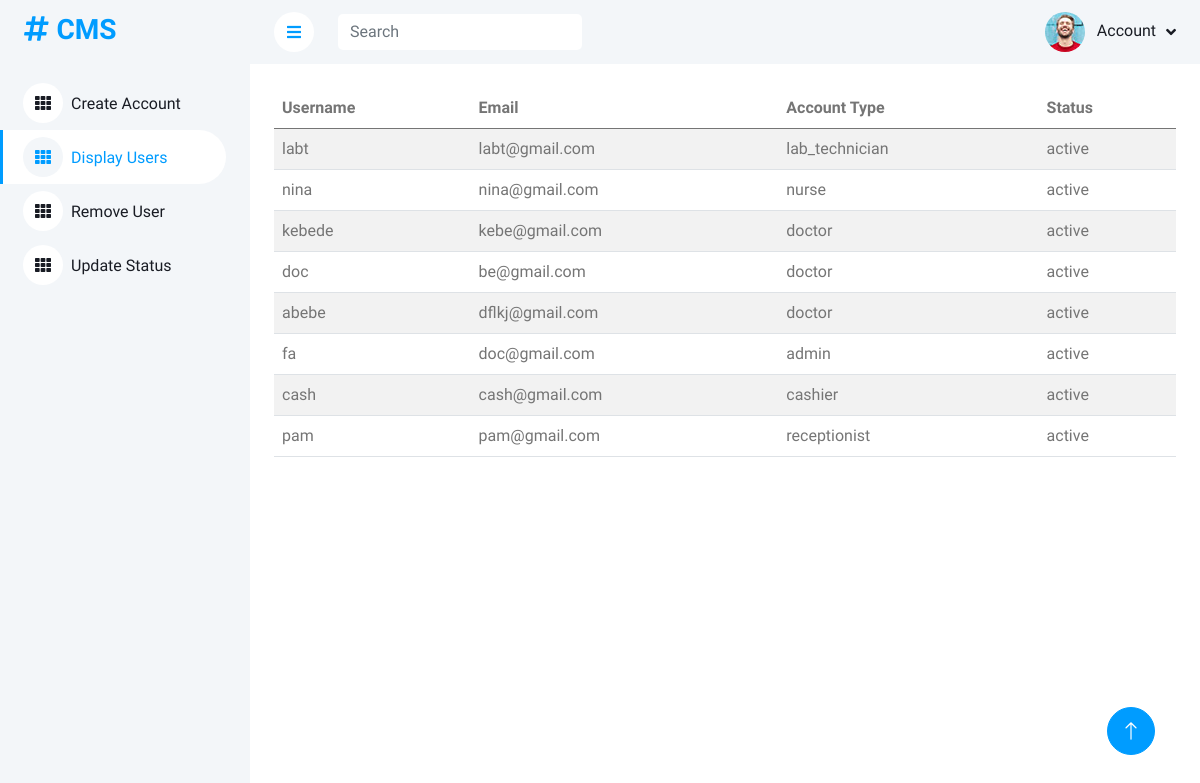
Screenshot of /display.php with the database file from the repository.
### tables this page shows
CREATE TABLE IF NOT EXISTS `users` (
  `user_id` int(11) NOT NULL AUTO_INCREMENT,
  `username` varchar(50) NOT NULL,
  `password` varchar(255) NOT NULL,
  `email` varchar(100) NOT NULL,
  `account_type` varchar(100) NOT NULL,
  `status` varchar(100) NOT NULL,
  PRIMARY KEY (`user_id`)
);

### display.php (the view, shortened to what this page needs)
<!DOCTYPE html>
<html lang="en">
<head>
    <link href="https://cdnjs.cloudflare.com/ajax/libs/font-awesome/5.10.0/css/all.min.css" rel="stylesheet">
    <link href="https://cdn.jsdelivr.net/npm/bootstrap-icons@1.4.1/font/bootstrap-icons.css" rel="stylesheet">
    <link href="lib/owlcarousel/assets/owl.carousel.min.css" rel="stylesheet">
    <link href="lib/tempusdominus/css/tempusdominus-bootstrap-4.min.css" rel="stylesheet" />
    <link href="css/bootstrap.min.css" rel="stylesheet">
    <link href="css/style.css" rel="stylesheet">
</head>
<body>
    <div class="container-fluid position-relative bg-white d-flex p-0">
        <div class="sidebar pe-4 pb-3">
            <nav class="navbar bg-light navbar-light">
                <a href="Create.php" class="navbar-brand mx-4 mb-3">
                    <h3 class="text-primary"><i class="fa fa-hashtag me-2"></i>CMS</h3>
                </a>
                <div class="navbar-nav w-100">
                    <a href="Create.php" class="nav-item nav-link"><i class="fa fa-th me-2"></i>Create Account</a>
                    <a href="display.php" class="nav-item nav-link active"><i class="fa fa-th me-2"></i>Display Users</a>
                    <a href="remove.php" class="nav-item nav-link"><i class="fa fa-th me-2"></i>Remove User</a>
                    <a href="status.php" class="nav-item nav-link"><i class="fa fa-th me-2"></i>Update Status</a>
                </div>
            </nav>
        </div>
        <div class="content">
            <nav class="navbar navbar-expand bg-light navbar-light sticky-top px-4 py-0">
                <a href="#" class="sidebar-toggler flex-shrink-0">
                    <i class="fa fa-bars"></i>
                </a>
                <form class="d-none d-md-flex ms-4">
                    <input class="form-control border-0" type="search" placeholder="Search">
                </form>
                <div class="navbar-nav align-items-center ms-auto">
                    <div class="nav-item dropdown">
                        <a href="#" class="nav-link dropdown-toggle" data-bs-toggle="dropdown">
                            <img class="rounded-circle me-lg-2" src="img/user.jpg" alt="" style="width: 40px; height: 40px;">
                            <span class="d-none d-lg-inline-flex">Account</span>
                        </a>
                    </div>
                </div>
            </nav>
            <div class="container-fluid pt-4 px-4">
                <?php
$servername = "localhost";
$username = "root";
$password = "";
$dbname = "clinic";
$conn = new mysqli($servername, $username, $password, $dbname);
$query = "SELECT * FROM users";
$result = mysqli_query($conn, $query);
?>
<table class="table table-striped">
  <thead>
    <tr>
      <th>Username</th>
      <th>Email</th>
      <th>Account Type</th>
      <th>Status</th>
    </tr>
  </thead>
  <tbody>
    <?php while($row = mysqli_fetch_assoc($result)) { ?>
      <tr>
        <td><?php echo $row['username']; ?></td>
        <td><?php echo $row['email']; ?></td>
        <td><?php echo $row['account_type']; ?></td>
        <td><?php echo $row['status']; ?></td>
      </tr>
    <?php } ?>
  </tbody>
</table>
        </div>
        <a href="#" class="btn btn-lg btn-primary btn-lg-square back-to-top"><i class="bi bi-arrow-up"></i></a>
    </div>
</body>
</html>

### css/style.css (style rules this page uses)
:root { --primary: #009CFF; --light: #F3F6F9; --dark: #191C24; }
.back-to-top { position: fixed; display: none; right: 45px; bottom: 45px; z-index: 99; }
.btn { transition: .5s; }
.btn.btn-primary { color: #FFFFFF; }
.btn-lg-square { width: 48px; height: 48px; }
.btn-square, .btn-sm-square, .btn-lg-square { padding: 0; display: inline-flex; align-items: center; justify-content: center; font-weight: normal; border-radius: 50px; }
.sidebar { position: fixed; top: 0; left: 0; bottom: 0; width: 250px; height: 100vh; overflow-y: auto; background: var(--light); transition: 0.5s; z-index: 999; }
.content { margin-left: 250px; min-height: 100vh; background: #FFFFFF; transition: 0.5s; }
@media (min-width: 992px) { .sidebar { margin-left: 0; } }
@media (min-width: 992px) { .content { width: calc(100% - 250px); } }
.sidebar .navbar .navbar-nav .nav-link { padding: 7px 20px; color: var(--dark); font-weight: 500; border-left: 3px solid var(--light); border-radius: 0 30px 30px 0; outline: none; }
.sidebar .navbar .navbar-nav .nav-link:hover, .sidebar .navbar .navbar-nav .nav-link.active { color: var(--primary); background: #FFFFFF; border-color: var(--primary); }
.sidebar .navbar .navbar-nav .nav-link i { width: 40px; height: 40px; display: inline-flex; align-items: center; justify-content: center; background: #FFFFFF; border-radius: 40px; }
.sidebar .navbar .navbar-nav .nav-link:hover i, .sidebar .navbar .navbar-nav .nav-link.active i { background: var(--light); }
.content .navbar .navbar-nav .nav-link { margin-left: 25px; padding: 12px 0; color: var(--dark); outline: none; }
.content .navbar .sidebar-toggler, .content .navbar .navbar-nav .nav-link i { width: 40px; height: 40px; display: inline-flex; align-items: center; justify-content: center; background: #FFFFFF; border-radius: 40px; }
.content .navbar .dropdown-toggle::after { margin-left: 6px; vertical-align: middle; border: none; content: "\f107"; font-family: "Font Awesome 5 Free"; font-weight: 900; transition: .5s; }

### rows the page displays
users: username "labt", email "labt@gmail.com", account_type "lab_technician", status "active"
users: username "nina", email "nina@gmail.com", account_type "nurse", status "active"
users: username "kebede", email "kebe@gmail.com", account_type "doctor", status "active"
users: username "doc", email "be@gmail.com", account_type "doctor", status "active"
users: username "abebe", email "dflkj@gmail.com", account_type "doctor", status "active"
users: username "fa", email "doc@gmail.com", account_type "admin", status "active"
users: username "cash", email "cash@gmail.com", account_type "cashier", status "active"
users: username "pam", email "pam@gmail.com", account_type "receptionist", status "active"
